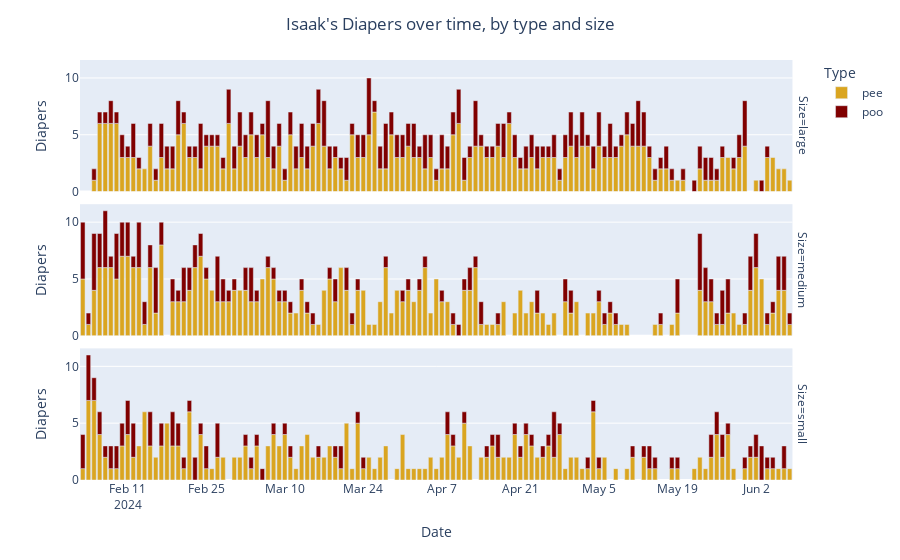

The notebook cell saved with this chart:
### Code cell
fig = px.bar(
    diaper_type_by_date,
    x="Date",
    y="Diapers",
    color="diaper_type",
    facet_row="diaper_size",
    color_discrete_map={"pee": "goldenrod", "poo": "maroon"},
    category_orders={"diaper_size": ["large", "medium", "small"]},
    labels={"diaper_type": "Type", "diaper_size": "Size"},
)
fig.update_layout(title_text="Isaak's Diapers over time, by type and size", title_x=0.5)
fig.update_layout(height=800)
fig.show()
fig.write_html("isaak_diapers_over_time_by_type_and_size.html")

### Figure 1 — Plotly figure (JSON) as saved in the notebook; plotly's stock layout.template omitted (floating-point values rounded to 4 significant figures)
{"data": [{"alignmentgroup": "True", "hovertemplate": "Type=pee<br>Size=large<br>Date=%{x}<br>Diapers=%{y}<extra></extra>", "legendgroup": "pee", "marker": {"color": "goldenrod", "pattern": {"shape": ""}}, "name": "pee", "offsetgroup": "pee", "orientation": "v", "showlegend": true, "textposition": "auto", "type": "bar", "x": ["2024-02-05", "2024-02-06", "2024-02-07", "2024-02-08", "2024-02-09", "2024-02-10", "2024-02-11", "2024-02-12", "2024-02-13", "2024-02-14", "2024-02-15", "2024-02-16", "2024-02-17", "2024-02-18", "2024-02-19", "2024-02-20", "2024-02-21", "2024-02-22", "2024-02-23", "2024-02-24", "2024-02-25", "2024-02-26", "2024-02-27", "2024-02-28", "2024-02-29", "2024-03-01", "2024-03-02", "2024-03-03", "2024-03-04", "2024-03-05", "2024-03-06", "2024-03-07", "2024-03-08", "2024-03-09", "2024-03-10", "2024-03-11", "2024-03-12", "2024-03-13", "2024-03-14", "2024-03-15", "2024-03-16", "2024-03-17", "2024-03-18", "2024-03-19", "2024-03-20", "2024-03-21", "2024-03-22", "2024-03-23", "2024-03-24", "2024-03-25", "2024-03-26", "2024-03-27", "2024-03-28", "2024-03-29", "2024-03-30", "2024-03-31", "2024-04-01", "2024-04-02", "2024-04-03", "2024-04-04", "2024-04-05", "2024-04-06", "2024-04-07", "2024-04-08", "2024-04-09", "2024-04-10", "2024-04-11", "2024-04-12", "2024-04-13", "2024-04-14", "2024-04-15", "2024-04-16", "2024-04-17", "2024-04-18", "2024-04-19", "2024-04-20", "2024-04-21", "2024-04-22", "2024-04-23", "2024-04-24", "2024-04-25", "2024-04-26", "2024-04-27", "2024-04-28", "2024-04-29", "2024-04-30", "2024-05-01", "2024-05-02", "2024-05-03", "2024-05-04", "2024-05-05", "2024-05-06", "2024-05-07", "2024-05-08", "2024-05-09", "2024-05-10", "2024-05-11", "2024-05-12", "2024-05-13", "2024-05-14", "2024-05-15", "2024-05-16", "2024-05-17", "2024-05-18", "2024-05-19", "2024-05-20", "2024-05-23", "2024-05-24", "2024-05-25", "2024-05-26", "2024-05-27", "2024-05-28", "2024-05-29", "2024-05-30", "2024-05-31", "2024-06-02", "2024-06-04", "2024-06-05", "2024-06-06", "2024-06-07", "2024-06-08"], "xaxis": "x3", "y": [1, 6, 6, 6, 6, 3, 3, 3, 2, 2, 4, 1, 3, 2, 2, 5, 6, 3, 3, 2, 4, 4, 4, 2, 6, 2, 4, 3, 5, 3, 5, 3, 2, 4, 1, 5, 2, 3, 2, 4, 6, 4, 2, 3, 2, 1, 5, 3, 3, 5, 7, 2, 2, 5, 3, 3, 4, 3, 3, 2, 3, 1, 2, 2, 5, 6, 1, 3, 4, 4, 3, 3, 4, 3, 6, 3, 2, 2, 3, 2, 3, 3, 3, 1, 3, 4, 3, 4, 4, 2, 4, 3, 3, 3, 4, 5, 4, 4, 4, 3, 1, 2, 2, 1, 1, 1, 2, 1, 1, 1, 3, 3, 2, 3, 4, 1, 3, 3, 2, 2, 1], "yaxis": "y3"}, {"alignmentgroup": "True", "hovertemplate": "Type=pee<br>Size=medium<br>Date=%{x}<br>Diapers=%{y}<extra></extra>", "legendgroup": "pee", "marker": {"color": "goldenrod", "pattern": {"shape": ""}}, "name": "pee", "offsetgroup": "pee", "orientation": "v", "showlegend": false, "textposition": "auto", "type": "bar", "x": ["2024-02-03", "2024-02-04", "2024-02-05", "2024-02-06", "2024-02-07", "2024-02-08", "2024-02-09", "2024-02-10", "2024-02-11", "2024-02-12", "2024-02-13", "2024-02-14", "2024-02-15", "2024-02-16", "2024-02-17", "2024-02-19", "2024-02-20", "2024-02-21", "2024-02-22", "2024-02-23", "2024-02-24", "2024-02-25", "2024-02-26", "2024-02-27", "2024-02-28", "2024-02-29", "2024-03-01", "2024-03-02", "2024-03-03", "2024-03-04", "2024-03-05", "2024-03-06", "2024-03-07", "2024-03-08", "2024-03-09", "2024-03-10", "2024-03-11", "2024-03-12", "2024-03-13", "2024-03-14", "2024-03-15", "2024-03-16", "2024-03-17", "2024-03-18", "2024-03-19", "2024-03-20", "2024-03-21", "2024-03-22", "2024-03-23", "2024-03-24", "2024-03-25", "2024-03-26", "2024-03-27", "2024-03-28", "2024-03-29", "2024-03-30", "2024-03-31", "2024-04-01", "2024-04-02", "2024-04-03", "2024-04-04", "2024-04-05", "2024-04-06", "2024-04-07", "2024-04-08", "2024-04-09", "2024-04-11", "2024-04-12", "2024-04-13", "2024-04-14", "2024-04-15", "2024-04-16", "2024-04-17", "2024-04-18", "2024-04-20", "2024-04-21", "2024-04-22", "2024-04-23", "2024-04-24", "2024-04-25", "2024-04-26", "2024-04-27", "2024-04-29", "2024-04-30", "2024-05-01", "2024-05-03", "2024-05-04", "2024-05-05", "2024-05-06", "2024-05-07", "2024-05-08", "2024-05-09", "2024-05-10", "2024-05-15", "2024-05-16", "2024-05-18", "2024-05-19", "2024-05-23", "2024-05-24", "2024-05-25", "2024-05-26", "2024-05-27", "2024-05-28", "2024-05-29", "2024-05-30", "2024-05-31", "2024-06-01", "2024-06-02", "2024-06-03", "2024-06-04", "2024-06-05", "2024-06-06", "2024-06-07", "2024-06-08"], "xaxis": "x2", "y": [5, 1, 4, 6, 6, 6, 5, 7, 7, 6, 6, 1, 6, 2, 8, 3, 3, 3, 4, 6, 7, 5, 4, 3, 3, 3, 4, 4, 4, 3, 3, 5, 6, 5, 3, 3, 2, 2, 4, 2, 1, 1, 4, 5, 3, 6, 4, 1, 4, 4, 1, 1, 3, 6, 2, 4, 3, 4, 3, 4, 6, 2, 5, 3, 3, 1, 4, 4, 6, 1, 1, 1, 1, 3, 2, 4, 2, 3, 2, 2, 1, 2, 3, 2, 3, 2, 2, 3, 1, 2, 1, 1, 1, 1, 1, 1, 2, 4, 3, 3, 1, 1, 2, 2, 1, 1, 4, 6, 5, 1, 2, 4, 4, 1], "yaxis": "y2"}, {"alignmentgroup": "True", "hovertemplate": "Type=pee<br>Size=small<br>Date=%{x}<br>Diapers=%{y}<extra></extra>", "legendgroup": "pee", "marker": {"color": "goldenrod", "pattern": {"shape": ""}}, "name": "pee", "offsetgroup": "pee", "orientation": "v", "showlegend": false, "textposition": "auto", "type": "bar", "x": ["2024-02-03", "2024-02-04", "2024-02-05", "2024-02-06", "2024-02-07", "2024-02-08", "2024-02-09", "2024-02-10", "2024-02-11", "2024-02-12", "2024-02-13", "2024-02-14", "2024-02-15", "2024-02-16", "2024-02-17", "2024-02-18", "2024-02-19", "2024-02-20", "2024-02-21", "2024-02-22", "2024-02-24", "2024-02-25", "2024-02-26", "2024-02-27", "2024-02-28", "2024-03-01", "2024-03-02", "2024-03-03", "2024-03-04", "2024-03-05", "2024-03-07", "2024-03-08", "2024-03-09", "2024-03-10", "2024-03-11", "2024-03-12", "2024-03-13", "2024-03-14", "2024-03-15", "2024-03-16", "2024-03-17", "2024-03-18", "2024-03-19", "2024-03-20", "2024-03-21", "2024-03-22", "2024-03-23", "2024-03-24", "2024-03-25", "2024-03-26", "2024-03-27", "2024-03-28", "2024-03-30", "2024-03-31", "2024-04-01", "2024-04-02", "2024-04-03", "2024-04-04", "2024-04-05", "2024-04-06", "2024-04-07", "2024-04-08", "2024-04-09", "2024-04-10", "2024-04-11", "2024-04-12", "2024-04-14", "2024-04-15", "2024-04-16", "2024-04-17", "2024-04-18", "2024-04-19", "2024-04-20", "2024-04-21", "2024-04-22", "2024-04-23", "2024-04-24", "2024-04-25", "2024-04-26", "2024-04-27", "2024-04-28", "2024-04-29", "2024-04-30", "2024-05-01", "2024-05-02", "2024-05-03", "2024-05-04", "2024-05-05", "2024-05-06", "2024-05-08", "2024-05-10", "2024-05-11", "2024-05-13", "2024-05-14", "2024-05-15", "2024-05-18", "2024-05-19", "2024-05-22", "2024-05-23", "2024-05-24", "2024-05-25", "2024-05-26", "2024-05-27", "2024-05-28", "2024-05-29", "2024-05-31", "2024-06-01", "2024-06-02", "2024-06-04", "2024-06-05", "2024-06-06", "2024-06-07", "2024-06-08"], "xaxis": "x", "y": [1, 7, 7, 4, 2, 1, 1, 3, 4, 2, 3, 6, 3, 2, 3, 5, 3, 3, 1, 6, 4, 1, 1, 2, 2, 2, 2, 3, 1, 3, 3, 4, 3, 4, 2, 1, 3, 4, 2, 2, 2, 3, 2, 1, 5, 1, 5, 1, 2, 1, 2, 3, 1, 4, 1, 1, 1, 1, 2, 1, 2, 4, 3, 2, 5, 3, 2, 2, 3, 2, 2, 2, 4, 2, 4, 3, 2, 2, 3, 2, 4, 1, 2, 2, 1, 1, 6, 1, 2, 1, 1, 2, 2, 1, 1, 1, 1, 1, 2, 1, 2, 4, 2, 4, 1, 1, 2, 2, 1, 1, 1, 1, 1], "yaxis": "y"}, {"alignmentgroup": "True", "hovertemplate": "Type=poo<br>Size=large<br>Date=%{x}<br>Diapers=%{y}<extra></extra>", "legendgroup": "poo", "marker": {"color": "maroon", "pattern": {"shape": ""}}, "name": "poo", "offsetgroup": "poo", "orientation": "v", "showlegend": true, "textposition": "auto", "type": "bar", "x": ["2024-02-05", "2024-02-06", "2024-02-07", "2024-02-08", "2024-02-09", "2024-02-10", "2024-02-11", "2024-02-12", "2024-02-13", "2024-02-15", "2024-02-16", "2024-02-17", "2024-02-18", "2024-02-19", "2024-02-20", "2024-02-21", "2024-02-22", "2024-02-23", "2024-02-24", "2024-02-25", "2024-02-26", "2024-02-27", "2024-02-28", "2024-02-29", "2024-03-01", "2024-03-02", "2024-03-03", "2024-03-04", "2024-03-05", "2024-03-06", "2024-03-07", "2024-03-08", "2024-03-09", "2024-03-10", "2024-03-11", "2024-03-12", "2024-03-13", "2024-03-14", "2024-03-15", "2024-03-16", "2024-03-17", "2024-03-18", "2024-03-19", "2024-03-20", "2024-03-21", "2024-03-22", "2024-03-23", "2024-03-24", "2024-03-25", "2024-03-26", "2024-03-27", "2024-03-28", "2024-03-29", "2024-03-30", "2024-03-31", "2024-04-01", "2024-04-02", "2024-04-03", "2024-04-04", "2024-04-05", "2024-04-06", "2024-04-07", "2024-04-08", "2024-04-09", "2024-04-10", "2024-04-11", "2024-04-12", "2024-04-13", "2024-04-14", "2024-04-15", "2024-04-16", "2024-04-17", "2024-04-18", "2024-04-19", "2024-04-20", "2024-04-21", "2024-04-22", "2024-04-23", "2024-04-24", "2024-04-25", "2024-04-26", "2024-04-27", "2024-04-28", "2024-04-29", "2024-04-30", "2024-05-01", "2024-05-02", "2024-05-03", "2024-05-04", "2024-05-05", "2024-05-06", "2024-05-07", "2024-05-08", "2024-05-09", "2024-05-10", "2024-05-11", "2024-05-12", "2024-05-13", "2024-05-14", "2024-05-15", "2024-05-16", "2024-05-17", "2024-05-18", "2024-05-20", "2024-05-22", "2024-05-23", "2024-05-24", "2024-05-25", "2024-05-26", "2024-05-27", "2024-05-29", "2024-05-30", "2024-05-31", "2024-06-03", "2024-06-04"], "xaxis": "x3", "y": [1, 1, 1, 2, 1, 2, 1, 3, 1, 2, 1, 3, 2, 2, 3, 1, 1, 1, 4, 1, 1, 1, 1, 3, 2, 3, 2, 2, 2, 1, 5, 2, 2, 1, 2, 2, 3, 2, 2, 3, 4, 2, 1, 1, 2, 1, 2, 2, 5, 1, 2, 4, 2, 2, 2, 2, 3, 1, 3, 2, 1, 3, 2, 2, 3, 2, 1, 4, 1, 1, 1, 2, 3, 1, 2, 1, 2, 2, 2, 1, 1, 2, 1, 2, 3, 2, 3, 1, 2, 3, 1, 3, 1, 1, 2, 2, 4, 3, 1, 1, 1, 2, 1, 1, 1, 2, 2, 2, 1, 1, 1, 2, 4, 1, 1], "yaxis": "y3"}, {"alignmentgroup": "True", "hovertemplate": "Type=poo<br>Size=medium<br>Date=%{x}<br>Diapers=%{y}<extra></extra>", "legendgroup": "poo", "marker": {"color": "maroon", "pattern": {"shape": ""}}, "name": "poo", "offsetgroup": "poo", "orientation": "v", "showlegend": false, "textposition": "auto", "type": "bar", "x": ["2024-02-03", "2024-02-04", "2024-02-05", "2024-02-06", "2024-02-07", "2024-02-08", "2024-02-09", "2024-02-10", "2024-02-11", "2024-02-12", "2024-02-13", "2024-02-14", "2024-02-15", "2024-02-16", "2024-02-17", "2024-02-19", "2024-02-20", "2024-02-21", "2024-02-22", "2024-02-23", "2024-02-24", "2024-02-25", "2024-02-27", "2024-02-28", "2024-02-29", "2024-03-01", "2024-03-03", "2024-03-04", "2024-03-05", "2024-03-07", "2024-03-08", "2024-03-09", "2024-03-10", "2024-03-11", "2024-03-13", "2024-03-14", "2024-03-15", "2024-03-18", "2024-03-19", "2024-03-21", "2024-03-22", "2024-03-23", "2024-03-28", "2024-03-31", "2024-04-01", "2024-04-03", "2024-04-04", "2024-04-07", "2024-04-09", "2024-04-10", "2024-04-11", "2024-04-12", "2024-04-13", "2024-04-14", "2024-04-17", "2024-04-24", "2024-04-29", "2024-04-30", "2024-05-05", "2024-05-06", "2024-05-07", "2024-05-08", "2024-05-16", "2024-05-19", "2024-05-23", "2024-05-24", "2024-05-25", "2024-05-26", "2024-05-27", "2024-05-28", "2024-05-31", "2024-06-01", "2024-06-02", "2024-06-04", "2024-06-05", "2024-06-06", "2024-06-07", "2024-06-08"], "xaxis": "x2", "y": [5, 1, 5, 3, 5, 1, 4, 3, 3, 1, 4, 2, 2, 4, 2, 2, 1, 3, 2, 2, 2, 1, 4, 2, 1, 1, 2, 3, 1, 1, 1, 1, 1, 1, 1, 1, 1, 1, 2, 2, 1, 1, 1, 1, 1, 1, 1, 1, 1, 1, 1, 2, 1, 2, 1, 2, 2, 2, 1, 1, 1, 1, 1, 3, 5, 3, 2, 1, 3, 3, 1, 3, 3, 1, 1, 3, 3, 1], "yaxis": "y2"}, {"alignmentgroup": "True", "hovertemplate": "Type=poo<br>Size=small<br>Date=%{x}<br>Diapers=%{y}<extra></extra>", "legendgroup": "poo", "marker": {"color": "maroon", "pattern": {"shape": ""}}, "name": "poo", "offsetgroup": "poo", "orientation": "v", "showlegend": false, "textposition": "auto", "type": "bar", "x": ["2024-02-03", "2024-02-04", "2024-02-05", "2024-02-06", "2024-02-07", "2024-02-08", "2024-02-09", "2024-02-10", "2024-02-11", "2024-02-12", "2024-02-15", "2024-02-17", "2024-02-19", "2024-02-20", "2024-02-21", "2024-02-22", "2024-02-23", "2024-02-24", "2024-02-25", "2024-02-27", "2024-03-03", "2024-03-04", "2024-03-05", "2024-03-06", "2024-03-08", "2024-03-10", "2024-03-11", "2024-03-16", "2024-03-19", "2024-03-20", "2024-03-23", "2024-03-24", "2024-04-08", "2024-04-09", "2024-04-11", "2024-04-15", "2024-04-16", "2024-04-17", "2024-04-20", "2024-04-21", "2024-04-22", "2024-04-23", "2024-04-25", "2024-04-26", "2024-04-27", "2024-04-28", "2024-05-03", "2024-05-04", "2024-05-05", "2024-05-11", "2024-05-13", "2024-05-14", "2024-05-15", "2024-05-18", "2024-05-19", "2024-05-25", "2024-05-26", "2024-05-27", "2024-05-28", "2024-05-31", "2024-06-01", "2024-06-02", "2024-06-03", "2024-06-04", "2024-06-05", "2024-06-07"], "xaxis": "x", "y": [3, 4, 2, 2, 1, 2, 2, 2, 3, 3, 3, 2, 3, 2, 1, 1, 2, 1, 2, 3, 1, 1, 1, 1, 1, 1, 1, 1, 1, 2, 1, 1, 2, 1, 1, 1, 1, 2, 1, 1, 1, 1, 1, 1, 4, 1, 1, 1, 1, 1, 1, 2, 1, 1, 1, 2, 2, 2, 1, 1, 1, 2, 3, 1, 1, 2], "yaxis": "y"}], "layout": {"annotations": [{"font": {}, "showarrow": false, "text": "Size=small", "textangle": 90, "x": 0.98, "xanchor": "left", "xref": "paper", "y": 0.1567, "yanchor": "middle", "yref": "paper"}, {"font": {}, "showarrow": false, "text": "Size=medium", "textangle": 90, "x": 0.98, "xanchor": "left", "xref": "paper", "y": 0.5, "yanchor": "middle", "yref": "paper"}, {"font": {}, "showarrow": false, "text": "Size=large", "textangle": 90, "x": 0.98, "xanchor": "left", "xref": "paper", "y": 0.8433, "yanchor": "middle", "yref": "paper"}], "autosize": true, "barmode": "relative", "legend": {"title": {"text": "Type"}, "tracegroupgap": 0}, "margin": {"t": 60}, "title": {"text": "Isaak's Diapers over time, by type and size", "x": 0.5}, "xaxis": {"anchor": "y", "autorange": true, "domain": [0, 0.98], "range": ["2024-02-02 12:00", "2024-06-08 12:00"], "title": {"text": "Date"}, "type": "date"}, "xaxis2": {"anchor": "y2", "autorange": true, "domain": [0, 0.98], "matches": "x", "range": ["2024-02-02 12:00", "2024-06-08 12:00"], "showticklabels": false, "type": "date"}, "xaxis3": {"anchor": "y3", "autorange": true, "domain": [0, 0.98], "matches": "x", "range": ["2024-02-02 12:00", "2024-06-08 12:00"], "showticklabels": false, "type": "date"}, "yaxis": {"anchor": "x", "autorange": true, "domain": [0, 0.3133], "range": [0, 11.58], "title": {"text": "Diapers"}, "type": "linear"}, "yaxis2": {"anchor": "x2", "autorange": true, "domain": [0.3433, 0.6567], "matches": "y", "range": [0, 11.58], "title": {"text": "Diapers"}, "type": "linear"}, "yaxis3": {"anchor": "x3", "autorange": true, "domain": [0.6867, 1.0], "matches": "y", "range": [0, 11.58], "title": {"text": "Diapers"}, "type": "linear"}}}
